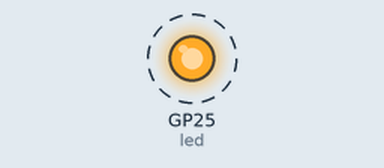
This program was run on a simulated Raspberry Pi Pico running MicroPython. On the bench: output pins drawn as LEDs (lit = HIGH). Dashed ring = blinking. WiFi joins after 1.5 s; web requests get an empty 200 reply after 0.4 s; what the program prints to the serial console is not drawn.

Above: at 2.9 s.
Timing chart, 0 to 7.0 s (numbered marks = the images above):
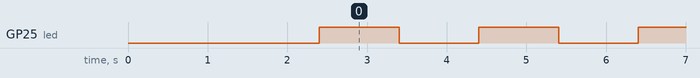

The program:

main.py
```python
import network
import urequests
import json
import os
import time
import machine

# --- Configuration ---
WIFI_SSID = "EWIS"
WIFI_PASSWORD = "onion321"

# Point to the raw file on GitHub or your local server
# The URL should end with a /
OTA_BASE_URL = "https://raw.githubusercontent.com/sspathirana/pico-ota-test/main/"
VERSION_FILE = "version.json"
APP_FILE = "main.py"
led = machine.Pin("LED", machine.Pin.OUT)

def connect_wifi():
    wlan = network.WLAN(network.STA_IF)
    wlan.active(True)
    wlan.connect(WIFI_SSID, WIFI_PASSWORD)

    max_wait = 10
    while max_wait > 0:
        if wlan.status() < 0 or wlan.status() >= 3:
            break
        max_wait -= 1
        print("Waiting for connection...")
        time.sleep(1)

    if wlan.status() != 3:
        raise RuntimeError("WiFi connection failed")

    print("Connected. IP:", wlan.ifconfig()[0])
    return True

def check_for_update():
    print("Checking for updates...")
    try:
        # Fetch the remote version file
        response = urequests.get(OTA_BASE_URL + VERSION_FILE)
        remote_version = json.loads(response.text)['version']
        response.close()

        # Read local version
        local_version = 0
        if VERSION_FILE in os.listdir():
            with open(VERSION_FILE, 'r') as f:
                local_version = json.load(f)['version']

        print(f"Local: {local_version}, Remote: {remote_version}")

        if remote_version > local_version:
            print("New version found! Downloading...")
            # Download new main.py
            r = urequests.get(OTA_BASE_URL + APP_FILE)
            with open(APP_FILE, 'w') as f:
                f.write(r.text)
            r.close()

            # Update local version file
            with open(VERSION_FILE, 'w') as f:
                json.dump({'version': remote_version}, f)

            print("Update successful. Restarting...")
            time.sleep(2)
            machine.reset()
        else:
            print("Firmware is up to date.")

    except Exception as e:
        print("Update check failed:", e)

# --- Main Test Flow ---
if connect_wifi():
    check_for_update()
    print("Running application normally...")
    # Your normal application code goes here
while True:
    led.toggle()        # Flip the LED state (ON to OFF, OFF to ON)
    time.sleep(1)       # Wait for 1 second
```

Measured:
- by itself, GP25 (led): alternates HIGH for 1.0 s and LOW for 1.0 s
